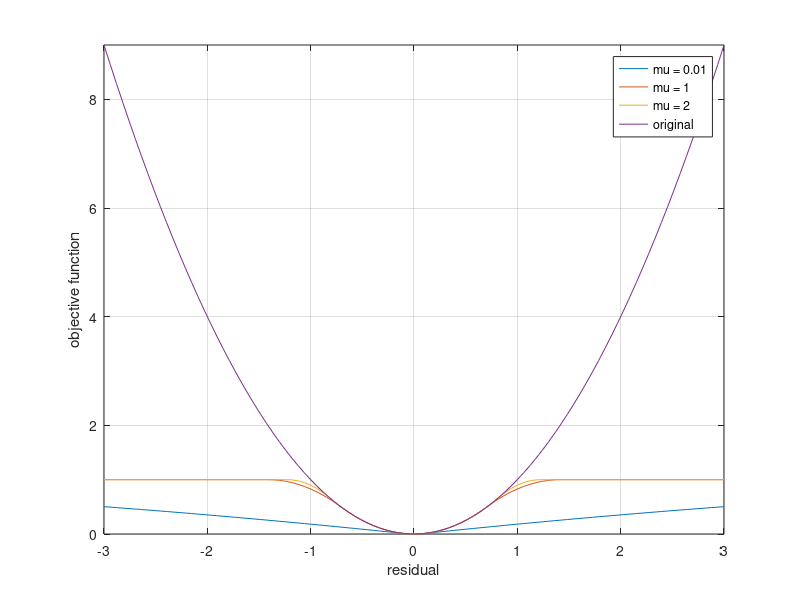

MATLAB code to generate this figure:
clear all; close all;
N = 100;
r = linspace(-3,3,N);
c = 1;
mu = 0.01;
for i = 1:N
    if r(i)^2<mu/(mu+1)*c^2
        f1(i) = r(i)^2;
    elseif r(i)^2<(mu+1)/mu*c^2
        f1(i) = 2*c*abs(r(i))*sqrt(mu*(mu+1))-mu*(c^2+r(i)^2);
    else
        f1(i) = c^2;
    end
end
plot(r,f1)
hold on
mu = 1;
for i = 1:N
    if r(i)^2<mu/(mu+1)*c^2
        f1(i) = r(i)^2;
    elseif r(i)^2<(mu+1)/mu*c^2
        f1(i) = 2*c*abs(r(i))*sqrt(mu*(mu+1))-mu*(c^2+r(i)^2);
    else
        f1(i) = c^2;
    end
end
plot(r,f1)
hold on
mu = 2;
for i = 1:N
    if r(i)^2<mu/(mu+1)*c^2
        f1(i) = r(i)^2;
    elseif r(i)^2<(mu+1)/mu*c^2
        f1(i) = 2*c*abs(r(i))*sqrt(mu*(mu+1))-mu*(c^2+r(i)^2);
    else
        f1(i) = c^2;
    end
end
plot(r,f1)
plot(r,r.^2)
legend('mu = 0.01','mu = 1','mu = 2','original')
axis([-3,3,0,9])
grid on
xlabel('residual')
ylabel('objective function')